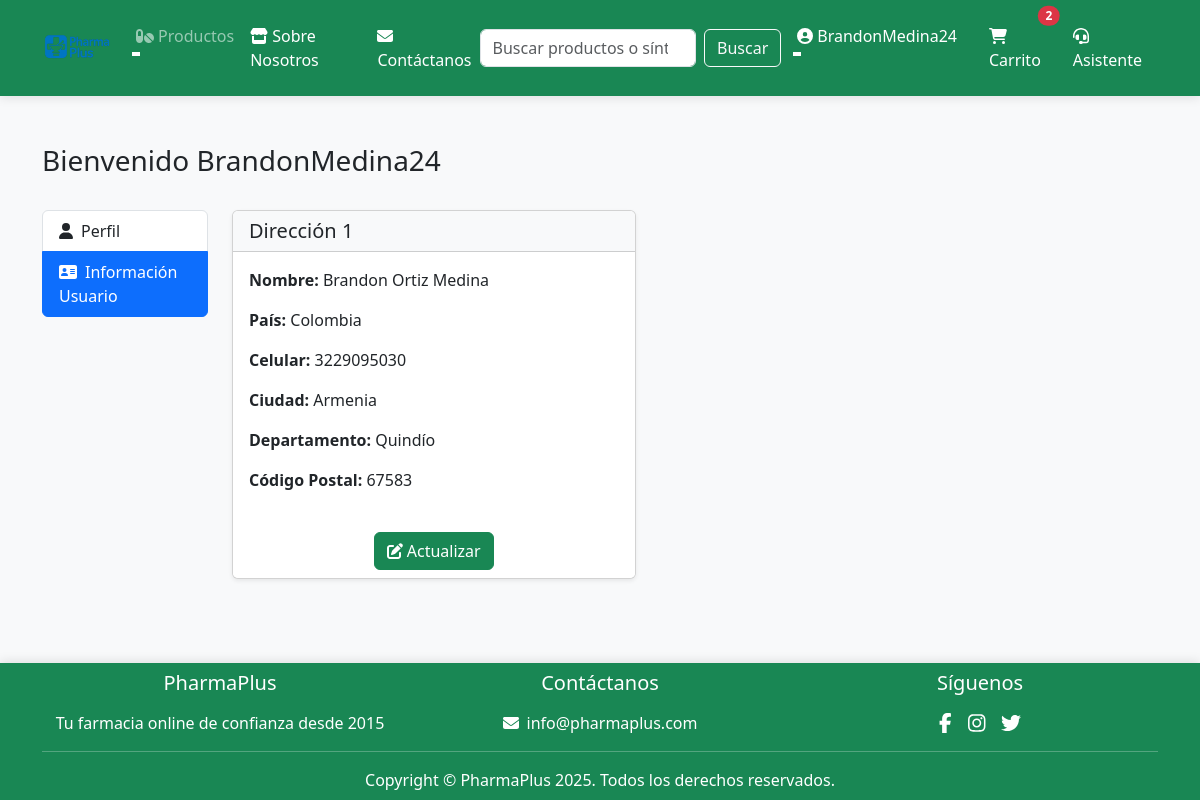
The app's page /address/ (signed in) with its own data.
### app/models.py (models this page shows, shortened)
class Customer(models.Model):
    user = models.ForeignKey(User,on_delete=models.CASCADE)
    name = models.CharField(max_length=200)
    country = models.CharField(max_length=200)
    city = models.CharField(max_length=50)
    mobile = models.IntegerField(default=0)
    zipcode = models.IntegerField()
    state = models.CharField(choices=STATE_CHOICES,max_length=100)

### app/views.py (the view)
# urls.py: path('address/', views.address, name='address'),
def address(request):
    if request.user.is_superuser:
        add = Customer.objects.all()
    else:
        add = Customer.objects.filter(user=request.user)
    return render(request, 'app/address.html',locals())

### app/templates/app/address.html (shortened to what this page needs)
{% extends 'app/base.html' %}
{% load static %}
{% block main-content %}
<div class="container my-5 mb-5 pb-5">
    <div class="row">
        <div class="col-12 mb-4">
            <h3>Bienvenido <span class="text-capitalize">{{request.user}}</span></h3>
        </div>
        <div class="col-sm-3 col-md-2 mb-4">
            <div class="list-group">
                <a href="{% url 'profile' %}" class="list-group-item list-group-item-action">
                    <i class="fas fa-user me-2"></i>Perfil
                </a>
                <a href="{% url 'address' %}" class="list-group-item list-group-item-action active">
                    <i class="fas fa-address-card me-2"></i>Información Usuario
                </a>
            </div>
        </div>
        <div class="col-sm-9 col-md-9">
            <div class="row">
                {% for ad in add %}
                    <div class="col-md-6 mb-4">
                        <div class="card shadow-sm h-100">
                            <div class="card-header bg-light">
                                <h5 class="mb-0">Dirección {{forloop.counter}}</h5>
                            </div>
                            <div class="card-body">
                                <p><strong>Nombre:</strong> {{ad.name}}</p>
                                <p><strong>País:</strong> {{ad.country}}</p>
                                <p><strong>Celular:</strong> {{ad.mobile}}</p>
                                <p><strong>Ciudad:</strong> {{ad.city}}</p>
                                <p><strong>Departamento:</strong> {{ad.state}}</p>
                                <p><strong>Código Postal:</strong> {{ad.zipcode}}</p>
                            </div>
                            <div class="card-footer bg-white text-center border-0">
                                <a href="{% url 'updateAddress' pk=ad.id %}" class="btn btn-success">
                                    <i class="fas fa-edit me-1"></i>Actualizar
                                </a>
                            </div>
                        </div>
                    </div>
                {% empty %}
                    <div class="col-12 text-center py-5">
                        <div class="alert alert-info" role="alert">
                            No tienes direcciones guardadas. ¡Agrega una ahora!
                        </div>
                    </div>
                {% endfor %}
            </div>
        </div>
    </div>
</div>
{% endblock main-content %}

### app/templates/app/base.html (shortened to what this page needs)
<!DOCTYPE html>
{% load static %}
<html lang="es">
<head>
    <link href="https://cdn.jsdelivr.net/npm/bootstrap@5.3.5/dist/css/bootstrap.min.css" rel="stylesheet">
    <link rel="stylesheet" href="https://cdnjs.cloudflare.com/ajax/libs/font-awesome/6.4.2/css/all.min.css">
    <link rel="stylesheet" href="{% static 'app/css/owl.carousel.min.css' %}" />
    <link rel="stylesheet" href="{% static 'app/css/style.css' %}" />
</head>
<body>
    <nav class="navbar navbar-expand-lg navbar-dark bg-success sticky-top">
        <div class="container">
            <a class="navbar-brand" href="/">
                <img src="{% static "app/images/product/PharmaPlus.png" %}" width="70" height="70" alt="PharmaPlus Logo"/>
            </a>
            <div class="collapse navbar-collapse" id="navbarSupportedContent">
                <ul class="navbar-nav me-auto mb-2 mb-lg-0">
                    {% if request.user.is_authenticated %}
                    <li class="nav-item dropdown">
                        <a class="nav-link dropdown-toggle" href="#" role="button" data-bs-toggle="dropdown" aria-expanded="false">
                            <i class="fas fa-pills me-1"></i>Productos
                        </a>
                    </li>
                    <li class="nav-item">
                        <a class="nav-link text-white" href="{% url 'about' %}"><i class="fas fa-store me-1"></i>Sobre Nosotros</a>
                    </li>
                    <li class="nav-item">
                        <a class="nav-link text-white" href="{% url 'contact' %}"><i class="fas fa-envelope me-1"></i>Contáctanos</a>
                    </li>
                    {% endif %}
                </ul>
                <form class="d-flex" role="search" action="{% url 'search' %}" method="GET">
                  <input class="form-control me-2" type="search" name="q" placeholder="Buscar productos o síntomas..." aria-label="Search">
                  <button class="btn btn-outline-light" type="submit">Buscar</button>
                </form>
                <ul class="navbar-nav ms-auto mb-2 mb-lg-0">
                    {% if request.user.is_authenticated %}
                    <li class="nav-item dropdown mx-2">
                        <a class="nav-link dropdown-toggle text-white" href="#" id="profileDropdown" role="button" data-bs-toggle="dropdown" aria-expanded="false">
                            <i class="fas fa-user-circle me-1"></i>{{ user.username }}
                        </a>
                    </li>
                    <li class="nav-item mx-2">
                        <a href="{% url 'showcart' %}" class="nav-link text-white position-relative">
                            <i class="fas fa-shopping-cart me-1"></i>Carrito
                            <span class="position-absolute top-0 start-100 translate-middle badge rounded-pill bg-danger">
                            </span>
                        </a>
                    </li>
                    {% endif %}
                    <li class="nav-item mx-2">
                        <a href="#" class="nav-link text-white" id="toggle-chatbot"><i class="fas fa-headset me-1"></i>Asistente</a>
                    </li>
                </ul>
            </div>
        </div>
    </nav>
    <main>
        {% block main-content %}{% endblock main-content %}
    </main>
    <footer class="container-fluid bg-success text-center text-white p-2 mt-5">
        <div class="container">
            <div class="row">
                <div class="col-md-4 mb-3 mb-md-0">
                    <h5 class="mb-3">PharmaPlus</h5>
                    <p class="mb-0">Tu farmacia online de confianza desde 2015</p>
                </div>
                <div class="col-md-4 mb-3 mb-md-0">
                    <h5 class="mb-3">Contáctanos</h5>
                    <p class="mb-0"><i class="fas fa-envelope me-2"></i>info@pharmaplus.com</p>
                </div>
                <div class="col-md-4">
                    <h5 class="mb-3">Síguenos</h5>
                    <div class="d-flex justify-content-center">
                        <a href="#" class="text-white mx-2"><i class="fab fa-facebook-f fa-lg"></i></a>
                        <a href="#" class="text-white mx-2"><i class="fab fa-instagram fa-lg"></i></a>
                        <a href="#" class="text-white mx-2"><i class="fab fa-twitter fa-lg"></i></a>
                    </div>
                </div>
            </div>
            <hr class="my-3 bg-white">
            <p class="mb-0">Copyright © PharmaPlus 2025. Todos los derechos reservados.</p>
        </div>
    </footer>
</body>
</html>

### app/templates/app/base.html (style rules this page uses)
body { font-family: 'Segoe UI', Tahoma, Geneva, Verdana, sans-serif; position: relative; min-height: 100vh; padding-bottom: 60px; background-color: #f8f9fa; }
.navbar { box-shadow: 0 2px 10px rgba(0,0,0,0.1); }
.navbar-brand img { transition: transform 0.3s ease; }
.nav-link { position: relative; font-weight: 500; }
.nav-link::after { content: ''; position: absolute; width: 0; height: 2px; bottom: 0; left: 0; background-color: white; transition: width 0.3s ease; }
footer { box-shadow: 0 -2px 10px rgba(0,0,0,0.1); padding: 1rem 0; position: absolute; bottom: 0; width: 100%; }

### records on screen
Customer: name "Brandon Ortiz Medina", country "Colombia", mobile "3229095030", city "Armenia", state "Quindío", zipcode "67583"

### other values on screen
{{ user.username }} "BrandonMedina24"
{{ request.user }} "BrandonMedina24"
